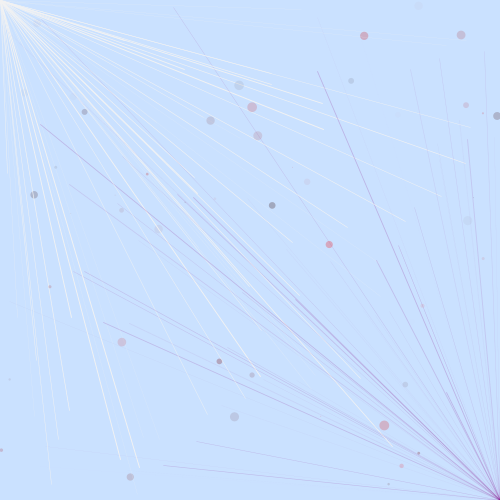
Frame 1 (no input)
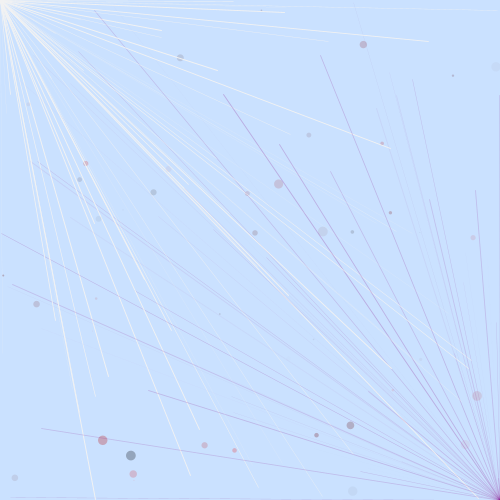
Frame 60 (the mouse pressed at the canvas centre just before this capture)
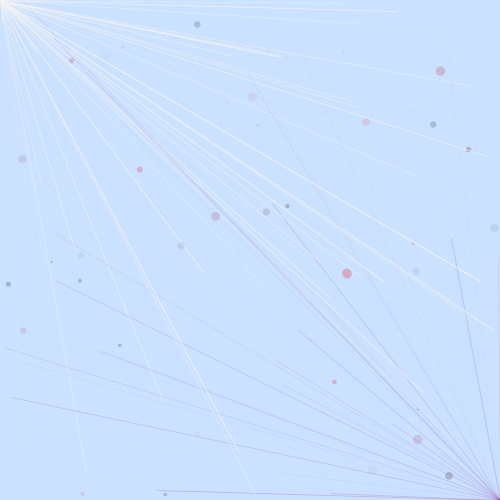
Frame 120 (the mouse held since frame 60 and released just before this capture)

The Processing sketch that drew these frames (run headless with seeded random() and noise(); from frame 60 on, the mouse is pressed at the canvas centre):

// Processing sketch: processing_99041
// ── processing_99041.pde

int i=0;

void setup()
{
size(500,500);
}

void draw() {
  background (202,225,255);
  
  for(int i=0;i<500;i=i+10)
  {
    float r=random(500);
    float j=random(500);
    float SW=random(1);
    float opacity=random(60);
    
    frameRate(9);
    
    stroke(128,0,128,opacity);
    strokeWeight(SW);
    line(500,500,j,r);
    
 
    strokeWeight(SW);
    stroke(242,242,242);
    line(0,0,r,j);
    
    float a=random(10);
    float b=random(500);
    float c=random(500);
    float color1=random(255);
    float color2=random(10);
    float color3=random(10);
    float opacity1=random(70);
    
    noStroke();
    fill(color1,color2,color3,opacity1);
    ellipse(b,c,a,a);
    
   
  }
  
}
